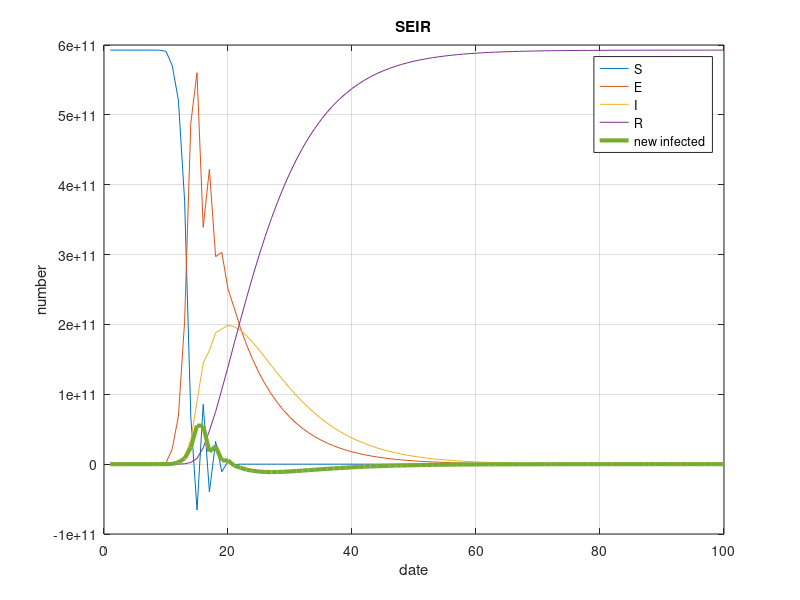

The MATLAB source for this figure:
% SEIR test model

clear;
clc;

N = 5927e8; % population of Hubei
I = 1;
R = 0;
E = 0;
S = N - I;
r = 3; % contacts
a = 1/8; % p for E
B1 = 0.15747;
B2 = 0.78735;
y = 0.143 + 0.025373; % gama

new_infected=0;

T = 1:100;

for t = 1:length(T) - 1
    if t >= 1 && t <= 10
        r = 15;
    elseif t >= 11 && t <= 80
        r = 3;
    else
        r=10;
    end
    S(t+1) = S(t) - r*B1*I(t)*S(t)/N - r*B2*E(t)*S(t)/N;
    E(t+1) = E(t) + r*B1*I(t)*S(t)/N + r*B2*E(t)*S(t)/N - a*E(t);
    I(t+1) = I(t) + a*E(t) - y*I(t);
    R(t+1) = R(t) + y*I(t);
    new_infected(t+1) = I(t+1) - I(t);
end

plot(T, S, T, E, T, I, T, R, T, new_infected, 'linewidth', 3);

grid on


xlabel('date');
ylabel('number');
legend('S','E', 'I', 'R', 'new infected');
title('SEIR')


    
